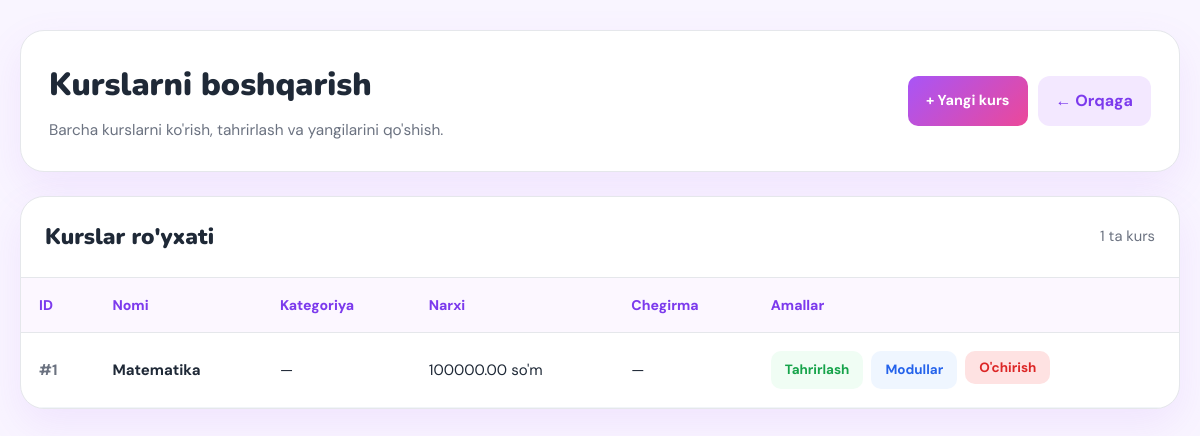
The page /courses/admin/ (signed in) on the database its author committed.
### courses/models.py (models this page shows, shortened)
class Course(models.Model):
    title = models.CharField(max_length=200)
    description = models.TextField()
    price = models.DecimalField(max_digits=10, decimal_places=2, default=0)
    discount = models.PositiveIntegerField(default=0)  # %
    category = models.ForeignKey(Category, on_delete=models.SET_NULL, null=True)
    duration = models.CharField(max_length=50, help_text="Masalan: 3 oy, 40 soat")
    cover_image = models.ImageField(upload_to='course_covers/', null=True, blank=True)
    promo_video = models.FileField(upload_to='course_videos/', null=True, blank=True)
    created_at = models.DateTimeField(auto_now_add=True)

### courses/views.py (the view)
# urls.py: path('admin/', admin_courses, name='admin_courses'),
@admin_required
def admin_courses(request):
    courses = Course.objects.all()
    return render(request, 'admin_courses.html', {'courses': courses})

### courses/views.py (called while the page is built)
def admin_required(view_func):
    @wraps(view_func)
    @login_required
    def wrapper(request, *args, **kwargs):
        if request.user.role != 'admin':
            return redirect('student_dashboard')
        return view_func(request, *args, **kwargs)
    return wrapper

### courses/templates/admin_courses.html (shortened to what this page needs)
{% extends "base.html" %}
{% block content %}
<div class="container">
    <div class="page-header">
        <div>
            <h1>Kurslarni boshqarish</h1>
            <p>Barcha kurslarni ko'rish, tahrirlash va yangilarini qo'shish.</p>
        </div>
        <div style="display:flex; gap:10px; flex-wrap:wrap;">
            <a href="{% url 'admin_add_course' %}" class="btn btn-primary">+ Yangi kurs</a>
            <a href="{% url 'admin_dashboard' %}" class="back-btn">← Orqaga</a>
        </div>
    </div>
    <div class="table-card">
        <div class="table-head">
            <h2>Kurslar ro'yxati</h2>
            <span>{{ courses|length }} ta kurs</span>
        </div>
        <div class="table-wrap">
            <table>
                <thead>
                    <tr>
                        <th>ID</th>
                        <th>Nomi</th>
                        <th>Kategoriya</th>
                        <th>Narxi</th>
                        <th>Chegirma</th>
                        <th>Amallar</th>
                    </tr>
                </thead>
                <tbody>
                    {% for course in courses %}
                    <tr>
                        <td><strong style="color:var(--muted);">#{{ course.id }}</strong></td>
                        <td><strong>{{ course.title }}</strong></td>
                        <td>{{ course.category|default:"—" }}</td>
                        <td>{{ course.price }} so'm</td>
                        <td>{% if course.discount %}{{ course.discount }}%{% else %}—{% endif %}</td>
                        <td>
                            <div class="actions">
                                <a href="{% url 'admin_edit_course' course.id %}" class="action-btn btn-edit">Tahrirlash</a>
                                <a href="{% url 'admin_modules' course.id %}" class="action-btn btn-toggle">Modullar</a>
                                <form method="POST" action="{% url 'admin_delete_course' course.id %}" style="display:inline;" onsubmit="return confirm('Kursni o\'chirmoqchimisiz?');">
                                    <button type="submit" class="action-btn btn-delete">O'chirish</button>
                                </form>
                            </div>
                        </td>
                    </tr>
                    {% empty %}
                    <tr>
                        <td colspan="6"><div class="empty-state">Kurs topilmadi</div></td>
                    </tr>
                    {% endfor %}
                </tbody>
            </table>
        </div>
    </div>
</div>
{% endblock %}

### static/css/style.css (style rules this page uses)
:root { --primary: #a855f7; --primary-dark: #7c3aed; --pink: #ec4899; --gradient: linear-gradient(135deg, #a855f7, #ec4899); --bg: #f9f5ff; --white: #ffffff; --dark: #1a1a2e; --text: #1f2937; --muted: #6b7280; --border: #e5e7eb; --danger: #ef4444; --success: #22c55e; --warning: #f59e0b; --card-bg: #fff; --shadow: 0 16px 40px rgba(168, 85, 247, 0.10); --shadow-sm: 0 4px 12px rgba(168, 85, 247, 0.08); }
* { margin: 0; padding: 0; box-sizing: border-box; }
body { font-family: 'DM Sans', sans-serif; background: var(--bg); color: var(--text); line-height: 1.6; }
a { text-decoration: none; color: inherit; }
.container { max-width: 1200px; margin: 0 auto; padding: 30px 20px 60px; }
.btn { display: inline-flex; align-items: center; justify-content: center; gap: 8px; text-decoration: none; padding: 12px 18px; border-radius: 10px; font-weight: 700; font-size: 0.9rem; font-family: 'DM Sans', sans-serif; border: none; cursor: pointer; transition: all 0.2s ease; }
.btn-primary { background: var(--gradient); color: white; }
.table-card { background: var(--white); border: 1px solid var(--border); border-radius: 24px; box-shadow: var(--shadow); overflow: hidden; }
.table-head { padding: 22px 24px; border-bottom: 1px solid var(--border); display: flex; justify-content: space-between; align-items: center; gap: 12px; flex-wrap: wrap; }
.table-head h2 { font-family: 'Nunito', sans-serif; font-size: 1.4rem; font-weight: 900; }
.table-head span { color: var(--muted); font-size: 0.92rem; }
.table-wrap { width: 100%; overflow-x: auto; }
table { width: 100%; border-collapse: collapse; min-width: 700px; }
thead { background: #fcf7ff; }
th { text-align: left; padding: 16px 18px; font-size: 0.88rem; font-weight: 800; color: var(--primary-dark); border-bottom: 1px solid var(--border); white-space: nowrap; }
td { padding: 18px; border-bottom: 1px solid #f1f5f9; vertical-align: middle; font-size: 0.94rem; }
.actions { display: flex; flex-wrap: wrap; gap: 8px; }
.action-btn { display: inline-flex; align-items: center; justify-content: center; padding: 8px 14px; border-radius: 10px; font-size: 0.84rem; font-weight: 700; border: none; cursor: pointer; transition: 0.2s; white-space: nowrap; font-family: 'DM Sans', sans-serif; text-decoration: none; }
.btn-toggle { background: #eff6ff; color: #2563eb; }
.btn-delete { background: #fee2e2; color: #dc2626; }
.btn-edit { background: #f0fdf4; color: #16a34a; }
.back-btn { text-decoration: none; background: #f3e8ff; color: var(--primary-dark); padding: 12px 18px; border-radius: 12px; font-weight: 700; transition: 0.2s; display: inline-flex; align-items: center; gap: 8px; }
.page-header { background: var(--white); border: 1px solid var(--border); border-radius: 24px; padding: 28px; box-shadow: var(--shadow); display: flex; justify-content: space-between; align-items: center; gap: 20px; margin-bottom: 24px; flex-wrap: wrap; }
.page-header h1 { font-family: 'Nunito', sans-serif; font-size: 2rem; font-weight: 900; margin-bottom: 8px; }
.page-header p { color: var(--muted); font-size: 0.96rem; }

### rows shown on the page
Course: id "1", title "Matematika", category "—", price "100000.00"

### other values the page prints
{{ courses|length }} "1"
